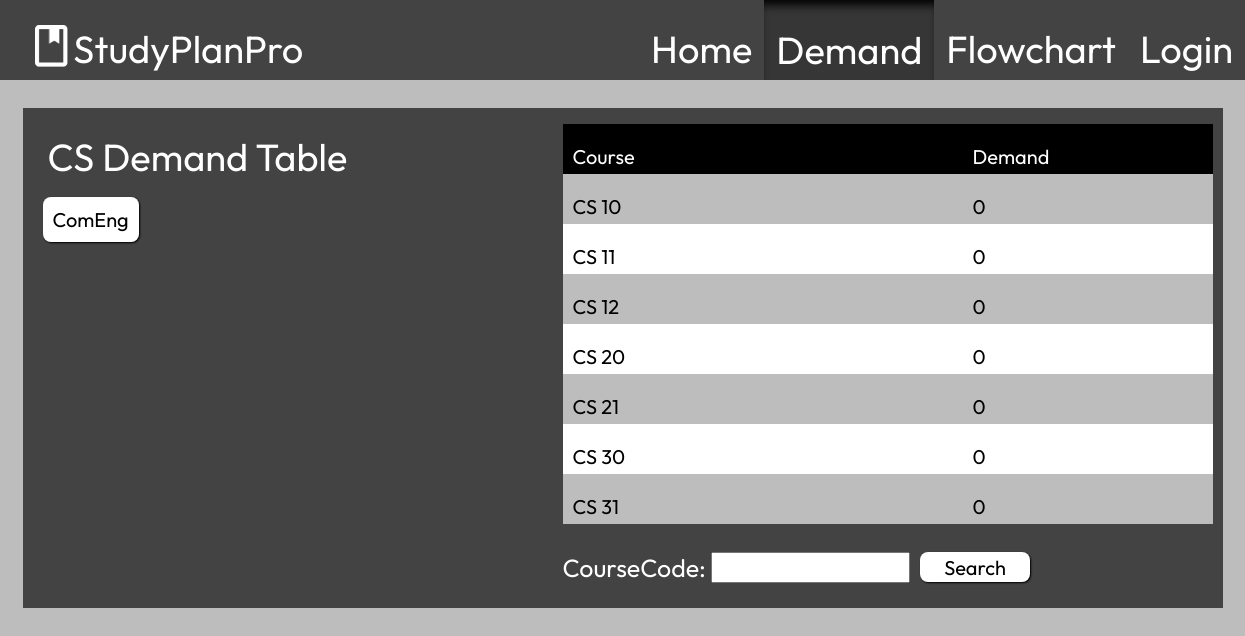
/demand/cs/, run on an earlier commit of the app's database.
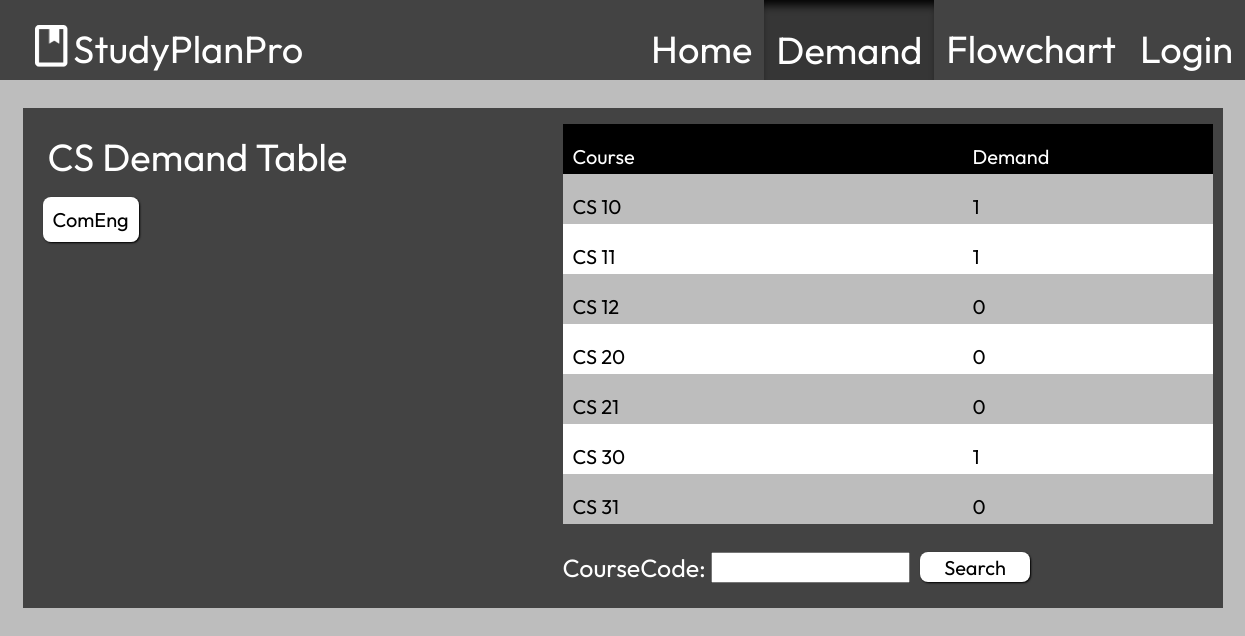
And on a later commit of the database.
### home/models.py (models this page shows, shortened)
class Course(models.Model):
    courseCode = models.CharField(max_length=30)
    courseTitle = models.CharField(max_length=100)
    shortDescription = models.CharField(max_length=500, blank=True)
    coursePrereq = models.ManyToManyField('self', blank=True, symmetrical=False, related_name="CoursePrereq")
    courseCoreq = models.ManyToManyField('self', blank=True, symmetrical=False, related_name="CourseCoreq")
    nominalCourseDifficultyReview = models.IntegerField(default=3, validators=[MinValueValidator(1), MaxValueValidator(5)])
    courseDemand = models.IntegerField(default=0)

### demand/views.py (the view)
# urls.py: path('', views.view_demand, name="demand"),
def view_demand(request):
     course_list = Course.objects.filter(courseCode__startswith = "CS")           # FOR DATABASE FUNCTIONALITY
     searched_course = CourseFilter(request.GET, queryset=course_list)
     course_list = searched_course.qs
     context = {
          'course_list': course_list,
          'searched_course': searched_course
     }
     return render(request, 'demandpage.html', context)

### demand/templates/demandpage.html (shortened to what this page needs)
<!DOCTYPE html>
<html>
    <head>
        {% load static %}
        {% load socialaccount %}
        <link href="{% static 'demand_style.css' %}" rel="stylesheet"/>
    </head>
    <body>
        <div class="header">
            <img id="logo" src="{% static 'images/logo.png' %}">
            <h1 style="padding-left: 5px;">StudyPlanPro</h1>
            <div id="tabs_container">
                <a href="/home/" class="tabs"><h1>Home</h1></a>
                <button class="highlighted_tabs"><h1>Demand</h1></button>
                <a href="/flowchart/cs/" class="tabs"><h1>Flowchart</h1></a>
                {% if user.is_authenticated %}
                <a href="/home/logout/" class="tabs"><h1>Logout</h1></a>
                {% else %}
                <a href="/home/login/" class="tabs"><h1>Login</h1></a>
                {% endif %}
            </div>
        </div>
        <div class="centered_div" style="padding-top: 100px;">
            <div id="demand_box">
                <div style="height: 200px; width: 500px;">
                    <h1 style="flex: 1; left: 25px; position: relative;">CS Demand Table</h1>
                    <a class="gray_button" style="background-color: #ffffff; color: #000000; padding: 10px; margin-left: 20px;" href="/demand/comeng">ComEng</a>
                </div>
                <div id="list_container">
                    <ul id="list_header"><li class="demtable" style="background-color: #000000;"><p class="header_kid">
                        Course
                    </p><p class="header_kid">Demand</p></li></ul>
                    <ul id="demtable_full">
                    {% for course in course_list %}
                        <li class="demtable">
                            <p class="course_item" id='{{ course.courseCode }}' onclick="showinfo('{{ course.courseCode }}')">
                                {{ course.courseCode }}
                            </p>
                            <p class="demand_item">
                                {{ course.courseDemand }}
                            </p>
                        </li>
                    {% endfor %}
                    </ul>
                    <form method="get" id="search_input">
                        {{ searched_course.form }}
                        <button type="submit" id="demand_search_btn">Search</button>
                    </form>
                </div>
            </div>
        </div>
    </body>
</html>

### demand/static/demand_style.css (style rules this page uses)
* { max-width: 100vw; font-family: "Outfit", sans-serif; }
h1 { color: #ffffff; font-size: 38px; font-weight: normal; }
p { color: #000000; font-size: 20px; font-weight: normal; }
body { background-color: #bdbdbd; }
a { text-decoration: none; }
.header { width: 100vw; height: 80px; left: 0px; top: 0px; position: absolute; display: flex; overflow: hidden; background-color: #434343; }
#logo { width: 33.33px; height: 41.67px; padding-left: 35px; padding-top: 25px; }
#tabs_container { width: 1440px; display: flex; justify-content: flex-end; flex-wrap: wrap; overflow: hidden; }
.tabs { height: 80px; position: inherit; padding-left: 12px; padding-right: 12px; border: none; background-color: #434343; cursor: pointer; }
.highlighted_tabs { height: 80px; position: inherit; padding-left: 12px; padding-right: 12px; border: none; background-color: #363636; box-shadow: #000000 0px 10px 10px -5px inset; }
.gray_button { height: 40px; color: #ffffff; font-size: 20px; padding-left: 40px; padding-right: 40px; border-radius: 8px; background-color: #434343; border: none; box-shadow: #000000 1px 1px 2px; cursor: pointer; }
.centered_div { display: flex; justify-content: center; }
#demand_box { background-color: #434343; width: 1200px; height: 500px; display: flex; }
#list_container { flex: 2; display: flex; flex-direction: column; }
#list_header { list-style-type: none; display: flex; width: 650px; height: 50px; overflow: hidden; }
.header_kid { color: #ffffff; flex: 1; width: 750px; height: 50px; padding-left: 10px; }
#demtable_full { list-style-type: none; width: 650px; height: 350px; overflow-y: scroll; overflow-x: hidden; top: -32px; position: relative; }
.demtable { display: flex; width: 800px; height: 50px; }
.demtable:nth-child(odd) { background-color: #bdbdbd; }
.demtable:nth-child(even) { background-color: #ffffff; }
.course_item { flex: 1; padding-left: 10px; width: 750px; height: 50px; overflow: hidden; text-overflow: ellipsis; white-space: nowrap; cursor: pointer; }
.demand_item { flex: 1; padding-left: 10px; width: 750px; height: 50px; overflow: hidden; text-overflow: ellipsis; white-space: nowrap; }
#search_input { font-size: 25px; color: #ffffff; left: 40px; bottom: 20px; position: relative; display: flex; }
#search_input > div > input { height: 25px; position: relative; bottom: 5px; }
#demand_search_btn { background-color: #ffffff; color: #000000; font-size: 20px; width: 110px; height: 30px; position: relative; left: 10px; border-radius: 8px; border: none; box-shadow: #000000 1px 1px 2px; cursor: pointer; }

What changed in the data, as far as the page shows it:
changed Course "CS 10": courseDemand "0" → "1"
changed Course "CS 11": courseDemand "0" → "1"
changed Course "CS 30": courseDemand "0" → "1"
